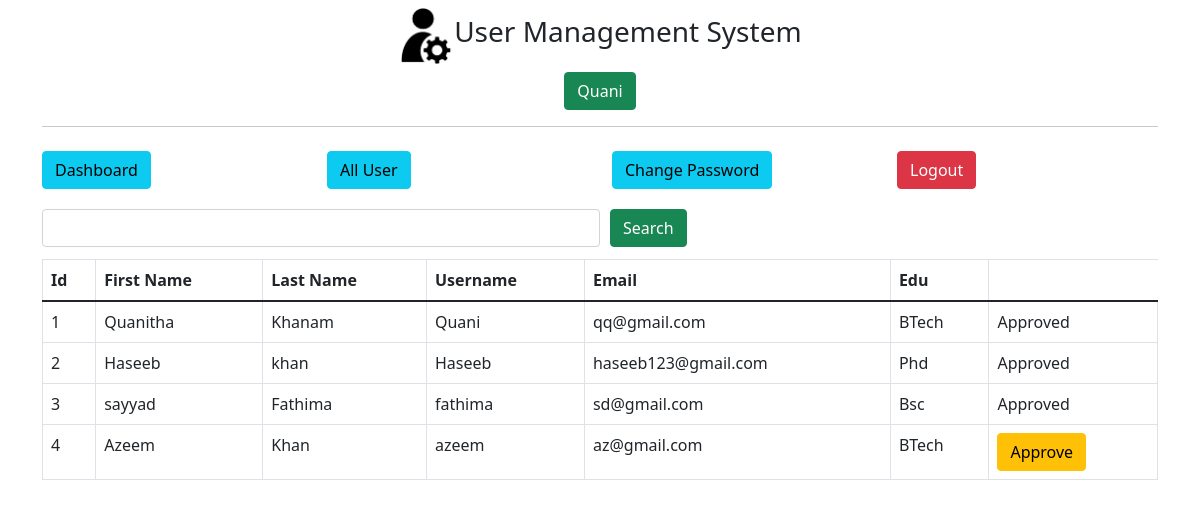
/admin/get-all-user (signed in), run on the app's committed database.
### main.py (models this page shows, shortened)
class User(db.Model):
    id=db.Column(db.Integer, primary_key=True)
    fname=db.Column(db.String(255), nullable=False)
    lname=db.Column(db.String(255), nullable=False)
    email=db.Column(db.String(255), nullable=False)
    username=db.Column(db.String(255), nullable=False)
    edu=db.Column(db.String(255), nullable=False)
    password=db.Column(db.String(255), nullable=False)
    status=db.Column(db.Integer,default=0, nullable=False)

### main.py (the view)
@app.route('/admin/get-all-user', methods=["POST","GET"])
def adminGetAllUser():
    if not session.get('admin_id'):
        return redirect('/admin/')
    if request.method== "POST":
        search=request.form.get('search')
        users=User.query.filter(User.username.like('%'+search+'%')).all()
        return render_template('admin/all-user.html',title='Approve User',users=users)
    else:
        users=User.query.all()
        return render_template('admin/all-user.html',title='Approve User',users=users)

### templates/admin/all-user.html
{% extends "admin/layout.html"%}
{% block content %}
<div class="container">
    {% include 'admin/navbar.html' %}
    <div class="my-2">
        <form action="" method="POST" style="width:100%">
            <div class="d-flex align-items-center">
                <input type="text" name="search" id="search" class="form-control my-1 w-50">
                <button type="submit" class="btn btn-success " style="margin-left:10px;">Search</button>
            </div>
        </form>
    </div>
    <div class="my-2">
        <div class="table-responsive">
            <table class="table table-bordered">
                <thead>
                    <tr>
                        <th>Id</th>
                        <th>First Name</th>
                        <th>Last Name</th>
                        <th>Username</th>
                        <th>Email</th>
                        <th>Edu</th>
                    </tr>
                </thead>
                <tbody>
                    {% for user in users %}
                    <tr>
                        <td>{{user.id}}</td>
                        <td>{{user.fname}}</td>
                        <td>{{user.lname}}</td>
                        <td>{{user.username}}</td>
                        <td>{{user.email}}</td>
                        <td>{{user.edu}}</td>
                        <td>
                            {% if user.status == 1 %}
                            Approved
                            {% else %}
                            <a href="/admin/approve-user/{{user.id}}">
                                <button class="btn btn-warning">Approve</button>
                            </a>
                            {% endif %}
                        </td>
                    </tr>
                    {% endfor %}
                </tbody>
            </table>
        </div>
    </div>
</div>
{% endblock content %}

### templates/admin/layout.html (shortened to what this page needs)
<!DOCTYPE html>
<html lang="en">
<head>
    <link href="https://cdn.jsdelivr.net/npm/bootstrap@5.1.3/dist/css/bootstrap.min.css" rel="stylesheet">
</head>
<body>
    <div class="container my-2">
        <div class="d-flex justify-content-center align-items-center">
            <img style="width: 5%;"
                alt="">
            <h3>
                User Management System
            </h3>
        </div>
        <div class="my-2 text-center">
            {% if session.admin_name %}
            <button class="btn btn-success">{{session.admin_name}}</button>
            {% endif %}
        </div>
        <hr>
    </div>
    {% block content %} {% endblock content %}
</body>
</html>

### data on the page
User: admin_name "Quani", id "1", fname "Quanitha", lname "Khanam", username "Quani", email "qq@gmail.com", edu "BTech", status "Approved"
User: id "2", fname "Haseeb", lname "khan", username "Haseeb", email "haseeb123@gmail.com", edu "Phd", status "Approved"
User: id "3", fname "sayyad", lname "Fathima", username "fathima", email "sd@gmail.com", edu "Bsc", status "Approved"
User: id "4", fname "Azeem", lname "Khan", username "azeem", email "az@gmail.com", edu "BTech"
